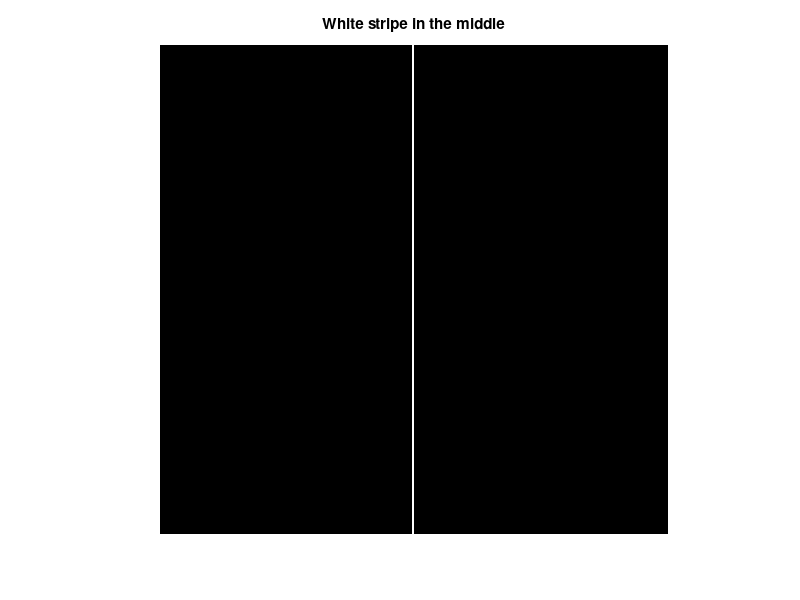
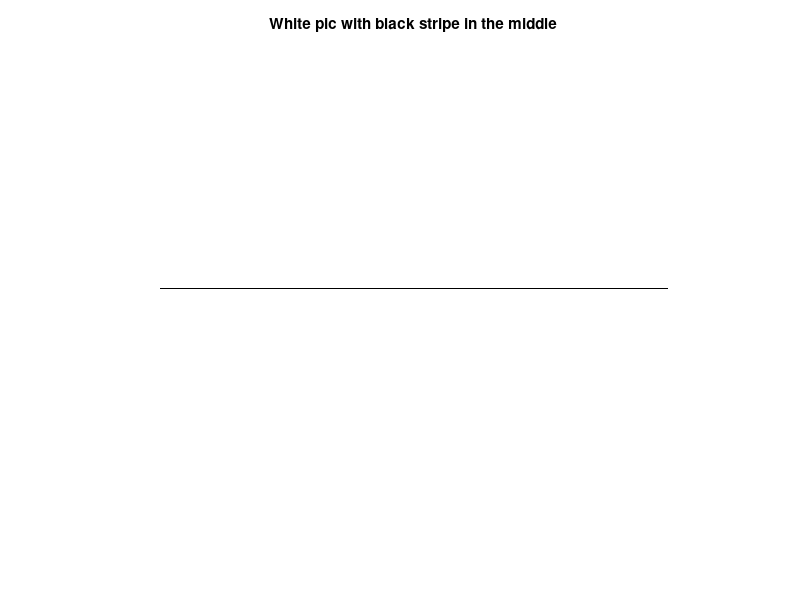
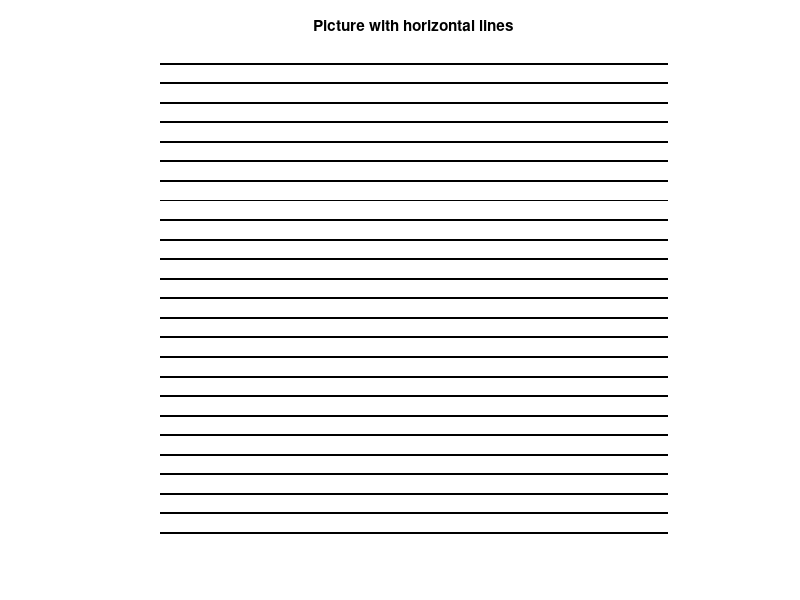
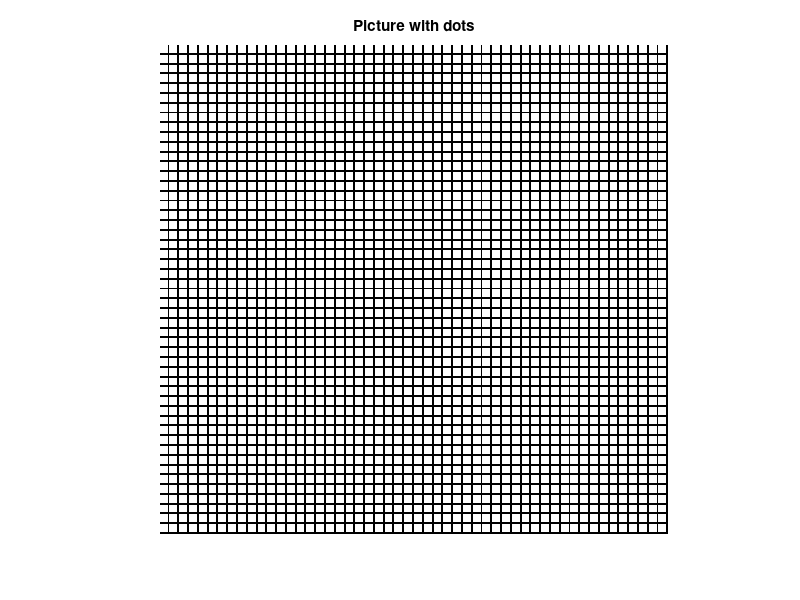

Reproduce these figures in MATLAB, in order.
%orizw diastaseis tou pinaka
rows=250;
cols=260;

%askhsh1

%eikona (a)
img1=zeros(rows,cols);  %orizoume thn eikona
img1(:,cols/2)=255; %se oles tis grammes pairnw ta cols/2
figure;
imshow(img1);
title ('White stripe in the middle');

%eikona (b)
img2=zeros(rows,cols);  %orizoume thn eikona
img2(rows/2,:)=255; %se oles tis sthles pairnw ta rows/2
%invert image
img3=255-img2;
figure;
imshow(img3);
title ('White pic with black stripe in the middle');


%eikona (c)
img4=zeros(rows,cols);
img4(10:10:end,:) = 255;
img4_=255-img4;
figure;
imshow(img4_);
title('Picture with horizontal lines');




%eikona (d)
img5=zeros(rows,cols);
img5(:,5:5:end) = 255;
img5(5:5:end,:)=255;
img5_=255-img5;
figure;
imshow(img5_);
title('Picture with dots');


%eikona (e)
img6=zeros(rows,cols);
x1=mod(rand(),rows)*rows;
y1=mod(rand(),cols)*cols;
x2=mod(rand(),rows)*rows;
y2=mod(rand(),cols)*cols;
color=mod(rand(),255);

for i=1:rows
    for j=1:cols
        if ( i>=x1 && i<=x1+x2 && j>=y1 && j<=y1+y2)
            img6(i,j)=color;
        end
    end
end

img6=255*(img6-min(min(img6)))/(max(max(img6))-min(min(img6)));
img6= uint8(img6);
figure;
imshow(img6);
title('Image with random squares');


%eikona (st)
img7=zeros(rows,cols);
f=10;
for i=1:rows
    for j=1:cols
        img7(i,j)=(127+127*cos(2*pi*f*(i+j)/rows));
    end
end
img7=255*(img7-min(min(img7)))/(max(max(img7))-min(min(img7)));
img7=uint8(img7);
figure;
imshow(img7);
title ('Picture with diagonal stripes');


%eikona (z)
img8=zeros(rows,cols);
f=5;
for i=1:rows
    for j=1:cols
        img8(i,j)=(127+127*cos(2*pi*f*(i*j)/rows));
    end
end
img8=255*(img8-min(min(img8)))/(max(max(img8))-min(min(img8)));
img8=uint8(img8);
figure;
imshow(img8);
title('Picture with weird thingies');


%eikona (h)
f=10; %an valw mikrh syxnothta vgainei diaforetiko
r=1:rows;
c=cos(2*pi*f*r/rows)'; %xrhsh hmhtwnwn
img9= uint8(127*ones(rows,cols)+127*repmat(c,1,cols));
figure; %to panw deutero kommati einai h kampulh
imshow(img9);
title('White picture with black stripes');











